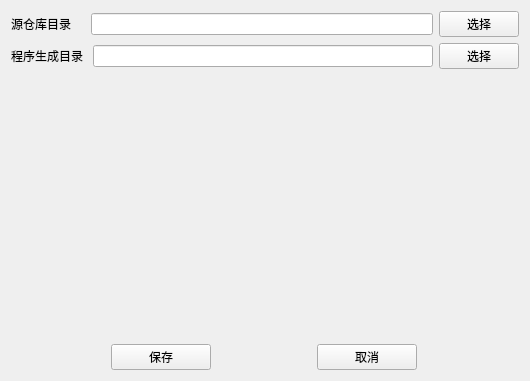
<?xml version="1.0" encoding="UTF-8"?>
<ui version="4.0">
 <class>Setting</class>
 <widget class="QWidget" name="Setting">
  <property name="geometry">
   <rect>
    <x>0</x>
    <y>0</y>
    <width>530</width>
    <height>381</height>
   </rect>
  </property>
  <property name="windowTitle">
   <string>Form</string>
  </property>
  <layout class="QVBoxLayout" name="verticalLayout_2">
   <item>
    <layout class="QVBoxLayout" name="verticalLayout">
     <item>
      <layout class="QHBoxLayout" name="horizontalLayout">
       <item>
        <widget class="QLabel" name="labelSource">
         <property name="text">
          <string>源仓库目录    </string>
         </property>
        </widget>
       </item>
       <item>
        <widget class="QLineEdit" name="lineEditSource"/>
       </item>
       <item>
        <widget class="QPushButton" name="sourceButton">
         <property name="text">
          <string>选择</string>
         </property>
        </widget>
       </item>
      </layout>
     </item>
     <item>
      <layout class="QHBoxLayout" name="horizontalLayout_2">
       <item>
        <widget class="QLabel" name="labelDest">
         <property name="text">
          <string>程序生成目录 </string>
         </property>
        </widget>
       </item>
       <item>
        <widget class="QLineEdit" name="lineEditDest"/>
       </item>
       <item>
        <widget class="QPushButton" name="destButton">
         <property name="text">
          <string>选择</string>
         </property>
        </widget>
       </item>
      </layout>
     </item>
    </layout>
   </item>
   <item>
    <widget class="QLabel" name="labelError">
     <property name="text">
      <string/>
     </property>
    </widget>
   </item>
   <item>
    <layout class="QHBoxLayout" name="horizontalLayout_3">
     <item>
      <widget class="QPushButton" name="saveButton">
       <property name="maximumSize">
        <size>
         <width>100</width>
         <height>16777215</height>
        </size>
       </property>
       <property name="text">
        <string>保存</string>
       </property>
      </widget>
     </item>
     <item>
      <widget class="QPushButton" name="abortButton">
       <property name="maximumSize">
        <size>
         <width>100</width>
         <height>16777215</height>
        </size>
       </property>
       <property name="text">
        <string>取消</string>
       </property>
      </widget>
     </item>
    </layout>
   </item>
  </layout>
 </widget>
 <resources/>
 <connections/>
</ui>
